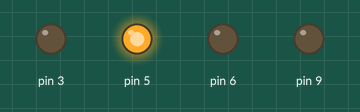
The sketch below on a simulated Arduino Uno, built with avr-gcc and run on an emulated ATmega328P. On the bench: output pins drawn as LEDs (lit = HIGH). Random numbers use the default seed unless the sketch sets one.

Above: at 0.1 s.
At 5.1 s:
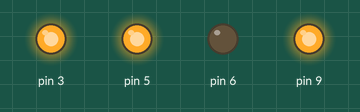
At 10.1 s:
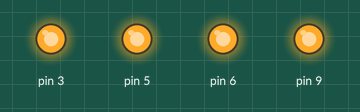
At 18.6 s:
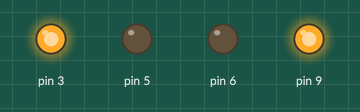
At 27.1 s:
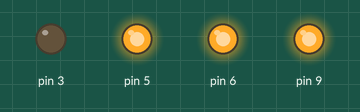
At 39.32 s:
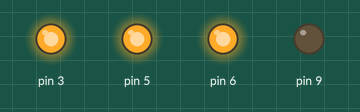
Timing chart, 0 to 40.0 s (numbered marks = the images above):
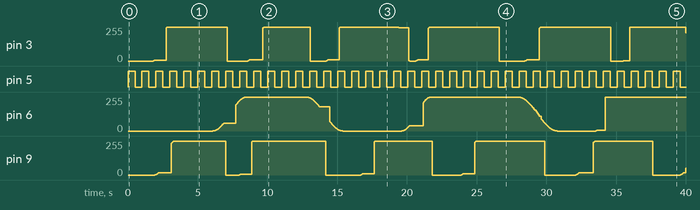

Measured:
- by itself, pin 5: alternates HIGH for 0.50 s and LOW for 0.50 s
- by itself, pin 9: ramps from 0/255 to 255/255 and jumps back, once every 7.7 s

The sketch:

BlinkLightBoxesWithFade.ino
```cpp
/*
 * This Arduino code will turn on/off a set of LEDs.
 *
 * The LED Light fade is fully configurable with ranges.
 * A random number is generated between the min and max values specified.
 * If you do not want random intervales then set the min and max to the same value.
 * The following describes the options and process:
 *
 * Assuming we are staring in an off state...
 *
 * The Lights will fade in at a random interval between fade_in_min and fade_in_max.
 *
 * Then the Lights will stay on for a random interval between on_min and on_max.
 *
 * At which point the Lights will start to fade out for a random intervale
 * between fade_out_min and fade_out_max.
 *
 * The Lights will stay off for a random interval between off_min and off_max.
 *
 * Each set of Lights also has an intial state which indicates where the Lights
 * start in the sequence described above.  If the initial state is BOX_OFF then
 * the Lights will stay off for the off random interval. If the initial state
 * is BOX_ON then the Lights will stay on for the on random interval.

 *
 * Created by: Gregg Ubben
 * Created on: 22-Oct-2013
 */

// Our own constants for defining if the Box is on or off
const unsigned int BOX_ON  = HIGH;    // Same as true
const unsigned int BOX_OFF = LOW;     // Same as false

/*********************
 * Structure to hold the Blinking Box Data
 *********************/
typedef struct BlinkBox {
  unsigned int ledPin;                // Pin the LED is attached. Must be a PWM pin 3, 5, 6, 9, 10, and 11

  // The durations need to include the fading.
  //     The Fade In is included in the On Duration.
  //     The Fade Out is included in the Off Duration.
  unsigned long on_duration_min;       // Minimum amount of time(ms) the light could be on
  unsigned long on_duration_max;       // Maximum amount of time(ms) the light could be on
  unsigned long off_duration_min;      // Minimum amount of time(ms) the light could be off
  unsigned long off_duration_max;      // Maximum amount of time(ms) the light could be off

  // The fade is included in the Duration defined above
  // Use 0 for no fade.
  unsigned long fade_in_min;  // Minimum amount of time(ms) the light fades to on
  unsigned long fade_in_max;  // Maximum amount of time(ms) the light fades to on
  unsigned long fade_out_min; // Minimum amount of time(ms) the light fades to off
  unsigned long fade_out_max; // Maximum amount of time(ms) the light fades to off

  boolean ledStatus;         // Current status of the LED true=on; false=off

  // Current Status of the Box
  unsigned long start;       // Start time(ms) of the current duration
  unsigned long until;       // End time(ms) of the current duration
  unsigned long fade_until;  // End Time(ms) of fading
  unsigned long fade_dur;    // Duration in Time(ms) of fading

} BlinkBox;

// The blinking boxes
// Definition: {pin, on_min, on_max, off_min, off_max, fade_in_min, fade_in_max, fade_out_min, fade_out_max, initial_state, 0, 0, 0, 0}
BlinkBox box1 = {3, 4000, 6000, 1000, 3000,  500, 1500,    0, 1000, BOX_OFF, 0, 0, 0, 0};
BlinkBox box2 = {5,  500,  500,  500,  500,    0,    0,    0,    0, BOX_ON,  0, 0, 0, 0};
BlinkBox box3 = {6, 6000, 9000, 5000, 8000,  500, 3000, 1000, 4000, BOX_OFF, 0, 0, 0, 0};
BlinkBox box4 = {9, 4000, 6000, 1000, 3000, 1000, 1500,  200,  200, BOX_OFF, 0, 0, 0, 0};

// Working Variables
unsigned long currTime;     // Current time in milliseconds


/*********************
 * Set how long to wait for the State Change
 *********************/
void setWaitUntil(struct BlinkBox *blinkBox) {
  unsigned long duration_min;
  unsigned long duration_max;
  unsigned long fade_min;
  unsigned long fade_max;

  if (blinkBox->ledStatus) {
    // Setting LED on duration
    duration_min = blinkBox->on_duration_min;
    duration_max = blinkBox->on_duration_max;
    fade_min = blinkBox->fade_in_min;
    fade_max = blinkBox->fade_in_max;
  }
  else {
    // Setting LED off duration
    duration_min = blinkBox->off_duration_min;
    duration_max = blinkBox->off_duration_max;
    fade_min = blinkBox->fade_out_min;
    fade_max = blinkBox->fade_out_max;
  }

  blinkBox->start = currTime;         // Remember when we started this state

  // Set how long the LED should hold state (on/off)
  unsigned long duration = random(duration_min, duration_max);
  blinkBox->until = currTime + duration;

  // Set how long to fade in/out the LED
  blinkBox->fade_dur = random(fade_min, fade_max);
  blinkBox->fade_until = currTime + blinkBox->fade_dur;
}


/*********************
 * Initalize the Blinking Box
 *********************/
void setupBlinkBox(struct BlinkBox *blinkBox) {
  pinMode(blinkBox->ledPin, OUTPUT);      // sets the pin as output

  digitalWrite(blinkBox->ledPin, blinkBox->ledStatus);  // Set the initial State

  setWaitUntil(blinkBox);

  blinkBox->fade_until = currTime;        // No fading on setup
  blinkBox->fade_dur   = 0;               // No fading on setup
}


/*********************
 * Process the Blinking Box
 *********************/
void loopBlinkBox(struct BlinkBox *blinkBox) {
  unsigned long elapsed = 0;
  unsigned long fade = 0;

  if (currTime > blinkBox->until) {
    // Time is up.  Change the LED status.
    blinkBox->ledStatus = !blinkBox->ledStatus;
    setWaitUntil(blinkBox);
  }

  if (currTime < blinkBox->fade_until) {
    // Still fading
    elapsed = currTime - blinkBox->start;
    fade = 128+127*cos(PI/blinkBox->fade_dur*elapsed)*(blinkBox->ledStatus? -1: 1);

    analogWrite(blinkBox->ledPin, fade);
  }
  else {
    // Done fading, make sure the LED is in the proper state
    digitalWrite(blinkBox->ledPin, blinkBox->ledStatus);
  }
}


void setup() {

  currTime = millis();

  setupBlinkBox(&box1);
  setupBlinkBox(&box2);
  setupBlinkBox(&box3);
  setupBlinkBox(&box4);

}

void loop() {
  currTime = millis();

  loopBlinkBox(&box1);
  loopBlinkBox(&box2);
  loopBlinkBox(&box3);
  loopBlinkBox(&box4);

}
```
